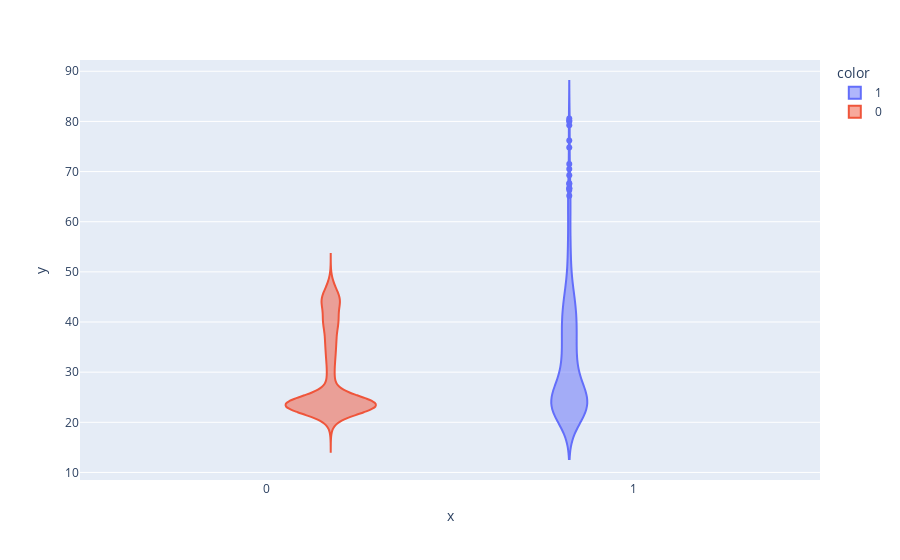

The code cell stored with this chart in its notebook:
### Code cell
fig = px.violin(
    x=all_valve_subset['anomaly'], 
    y=all_averages,
    color=all_valve_subset['anomaly'])
fig.show()

### Figure 1 — Plotly figure (JSON) as saved in the notebook; plotly's stock layout.template omitted (floating-point values rounded to 4 significant figures; data arrays with more than 128 entries replaced by an {"elided": "..."} marker saying what was removed)
{"data": [{"alignmentgroup": "True", "box": {"visible": false}, "hovertemplate": "color=1<br>x=%{x}<br>y=%{y}<extra></extra>", "legendgroup": "1", "marker": {"color": "#636efa"}, "name": "1", "offsetgroup": "1", "orientation": "v", "scalegroup": "True", "showlegend": true, "type": "violin", "x": {"elided": "479 int values"}, "x0": " ", "xaxis": "x", "y": {"elided": "479 float values"}, "y0": " ", "yaxis": "y"}, {"alignmentgroup": "True", "box": {"visible": false}, "hovertemplate": "color=0<br>x=%{x}<br>y=%{y}<extra></extra>", "legendgroup": "0", "marker": {"color": "#EF553B"}, "name": "0", "offsetgroup": "0", "orientation": "v", "scalegroup": "True", "showlegend": true, "type": "violin", "x": {"elided": "3691 int values"}, "x0": " ", "xaxis": "x", "y": {"elided": "3691 float values"}, "y0": " ", "yaxis": "y"}], "layout": {"legend": {"title": {"text": "color"}, "tracegroupgap": 0}, "margin": {"t": 60}, "violinmode": "group", "xaxis": {"anchor": "y", "domain": [0, 1], "title": {"text": "x"}}, "yaxis": {"anchor": "x", "domain": [0, 1], "title": {"text": "y"}}}}
